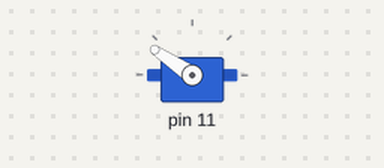
Recording of a sketch running on a simulated Arduino Uno, built with avr-gcc and run on an emulated ATmega328P. Shown: servo. Servo pulses on a pin are drawn as a servo (544–2400 µs = 0–180°).

Above: at 0.05 s.
At 2.75 s:
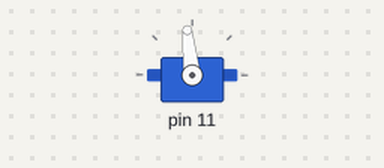
Timing chart, 0 to 6.4 s (numbered marks = the images above):
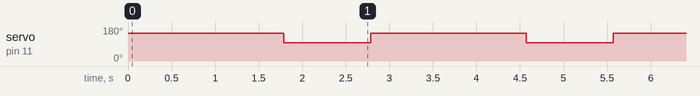

The sketch:

continuous_servo_test.ino
```cpp
// TODO: rewrite/test interface for new servo motor.
class Servo_Interface {
public:
  // Initialize the servo - used barebones because Servo.h was inaccurate
  void initServo(int pin) {
    pinMode(pin, OUTPUT);
    signalPin = pin;
    TCCR2A = _BV(COM2A1) | _BV(WGM21) | _BV(WGM20);
    TCCR2B = _BV(CS22) | _BV(CS21) | _BV(CS20);

    currentPos = 0;
  }

  // turns at speed in direction dir for one rotation
  // char dir should be 'l' or 'r'
  // int speed should be in the range [1, 8]
  void fullRotation(char dir, int speed) {

    if (dir == 'l') { // counterclockwise
      OCR2A = restPosition + speed;
    }
    else { // clockwise
      OCR2A = restPosition - speed;
    }
    delay(1780);
    stopServo();
  }

  //Stops servo from spinning
  void stopServo() {
    OCR2A = restPosition;
  }

  //resets servo position to zero in the quickest rotation direction - impossible with continuous servo
  void reset();

  // moves servo to the desired position by specified direction and speed - unreliable with continuous servo
  void goToPosition(int pos, char direction, int speed);

private:
  //Required Pulse: 900us-2100us
  const int leftFullSpeed = 15; // pulse width is 980us with 60Hz CLK
  const int rightFullSpeed = 31; // pulse width 2030us with 60Hz CLK
  const int restPosition = 23; // pulse width 1500us

  int currentPos;
  int signalPin;
};

Servo_Interface si;

void setup() {

  si.initServo(11);
}

void loop() {

  si.fullRotation('l', 8);
  delay(1000);

}
```

Measured:
- by itself, servo on pin 11: alternates 146° for 1.8 s and 96° for 1.0 s
